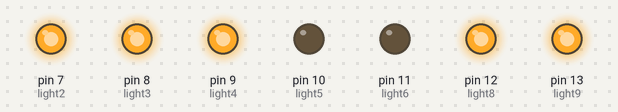
A sketch run on a simulated Arduino Uno, built with avr-gcc and run on an emulated ATmega328P. On the bench: output pins drawn as LEDs (lit = HIGH).

Above: at 0.5 s.
At 1.5 s:
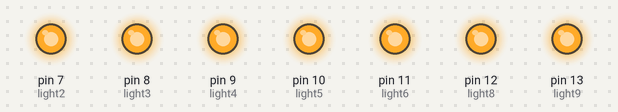
At 3.5 s:
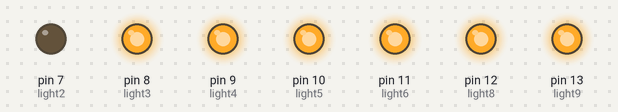
At 6.5 s:
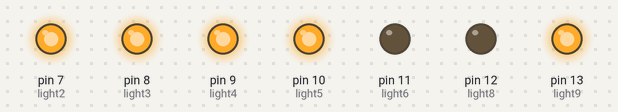
At 9.5 s:
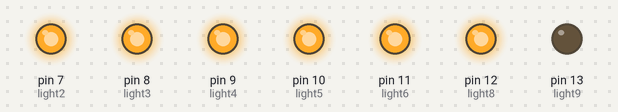
At 12.5 s:
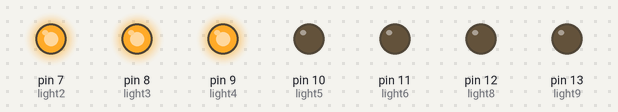
Timing chart, 0 to 13.0 s (numbered marks = the images above):
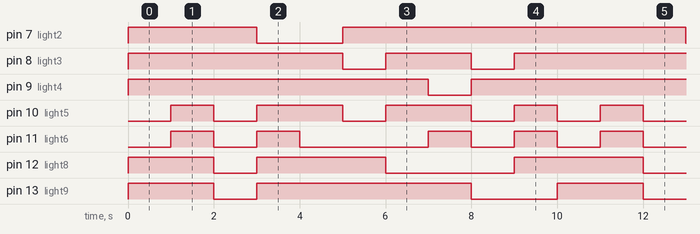

Measured:
- by itself, pin 7 (light2): repeats every 10.0 s: LOW 2.0 s, HIGH 8.0 s
- by itself, pin 8 (light3): repeats every 10.0 s: LOW 1.0 s, HIGH 2.0 s, LOW 1.0 s, HIGH 6.0 s
- by itself, pin 9 (light4): repeats every 10.0 s: LOW 1.0 s, HIGH 9.0 s
- by itself, pin 10 (light5): repeats every 10.0 s: 2 × (LOW 1.0 s, HIGH 2.0 s), 2 × (LOW 1.0 s, HIGH 1.0 s)
- by itself, pin 11 (light6): repeats every 10.0 s: LOW 1.0 s, HIGH 1.0 s, LOW 3.0 s, 2 × (HIGH 1.0 s, LOW 1.0 s), HIGH 1.0 s
- by itself, pin 12 (light8): repeats every 10.0 s: LOW 1.0 s, HIGH 3.0 s, LOW 3.0 s, HIGH 3.0 s
- by itself, pin 13 (light9): repeats every 10.0 s: LOW 1.0 s, HIGH 5.0 s, LOW 2.0 s, HIGH 2.0 s

The sketch:

numbersdisplay.ino
```cpp
int light6= 11;
int light5=10;
int light4=9;
int light3=8;
int light2=7;
int light9=13;
int light8=12;


void setup() {
  // put your setup code here, to run once:
   pinMode(light6, OUTPUT);
   pinMode(light5, OUTPUT);
   pinMode(light4, OUTPUT);
   pinMode(light3, OUTPUT);
   pinMode(light2, OUTPUT);
   pinMode(light9, OUTPUT);
   pinMode(light8, OUTPUT);

}

void loop() {
  // put your main code here, to run repeatedly:
    numbers(0,0,light4,light3,light2,light9,light8);//9
    numbers(light6,light5,light4,light3,light2,light9,light8);//8
    numbers(0,0,light4,light3,light2,0,0);//7
    numbers(light6,light5,light4,light3,0,light9,light8);//6
    numbers(0,light5,light4,light3,0,light9,light8);//5
    numbers(0,0,light4,0,light2,light9,light8);//4
    numbers(0,light5,light4,light3,light2,light9,0);//3
    numbers(light6,light5,0,light3,light2,light9,0);//2
    numbers(0,0,light4,0,light2,0,0);//1
    numbers(light6,light5,light4,light3,light2,0,light8);//0
 /* //9
     digitalWrite(light9,HIGH);
     digitalWrite(light8,HIGH);
     digitalWrite(light4,HIGH);
     digitalWrite(light3,HIGH);
     digitalWrite(light2,HIGH);
     delay(1000);
     digitalWrite(light9,LOW);
     digitalWrite(light8,LOW);
     digitalWrite(light4,LOW);
     digitalWrite(light3,LOW);
     digitalWrite(light2,LOW);

  //8
     digitalWrite(light9,HIGH);
     digitalWrite(light8,HIGH);
     digitalWrite(light4,HIGH);
     digitalWrite(light3,HIGH);
     digitalWrite(light2,HIGH);
     digitalWrite(light5,HIGH);
     digitalWrite(light6,HIGH);
     delay(1000);
     digitalWrite(light9,LOW);
     digitalWrite(light8,LOW);
     digitalWrite(light4,LOW);
     digitalWrite(light3,LOW);
     digitalWrite(light2,LOW);
     digitalWrite(light5,LOW);
     digitalWrite(light6,LOW);

       //7

     digitalWrite(light4,HIGH);
     digitalWrite(light3,HIGH);
     digitalWrite(light2,HIGH);

     delay(1000);

     digitalWrite(light4,LOW);
     digitalWrite(light3,LOW);
     digitalWrite(light2,LOW);

       //6
     digitalWrite(light9,HIGH);
     digitalWrite(light8,HIGH);
     digitalWrite(light4,HIGH);
     digitalWrite(light5,HIGH);
     digitalWrite(light6,HIGH);
     delay(1000);
     digitalWrite(light9,LOW);
     digitalWrite(light8,LOW);
     digitalWrite(light4,LOW);
     digitalWrite(light5,LOW);
     digitalWrite(light6,LOW);

       //5
     digitalWrite(light9,HIGH);
     digitalWrite(light8,HIGH);
     digitalWrite(light4,HIGH);
     digitalWrite(light3,HIGH);
     digitalWrite(light5,HIGH);
     delay(1000);
     digitalWrite(light9,LOW);
     digitalWrite(light8,LOW);
     digitalWrite(light4,LOW);
     digitalWrite(light3,LOW);
     digitalWrite(light5,LOW);

       //4
     digitalWrite(light9,HIGH);
     digitalWrite(light8,HIGH);
     digitalWrite(light4,HIGH);
     digitalWrite(light2,HIGH);
     delay(1000);
     digitalWrite(light9,LOW);
     digitalWrite(light8,LOW);
     digitalWrite(light4,LOW);
     digitalWrite(light2,LOW);

       //3
     digitalWrite(light9,HIGH);
     digitalWrite(light4,HIGH);
     digitalWrite(light3,HIGH);
     digitalWrite(light2,HIGH);
     digitalWrite(light5,HIGH);
     delay(1000);
     digitalWrite(light9,LOW);
     digitalWrite(light4,LOW);
     digitalWrite(light3,LOW);
     digitalWrite(light2,LOW);
     digitalWrite(light5,LOW);

       //2
     digitalWrite(light9,HIGH);
     digitalWrite(light3,HIGH);
     digitalWrite(light2,HIGH);
     digitalWrite(light5,HIGH);
     digitalWrite(light6,HIGH);
     delay(1000);
     digitalWrite(light9,LOW);
     digitalWrite(light3,LOW);
     digitalWrite(light2,LOW);
     digitalWrite(light5,LOW);
     digitalWrite(light6,LOW);

       //1
     digitalWrite(light4,HIGH);
     digitalWrite(light2,HIGH);
     delay(1000);
     digitalWrite(light4,LOW);
     digitalWrite(light2,LOW);

       //0
     digitalWrite(light8,HIGH);
     digitalWrite(light4,HIGH);
     digitalWrite(light3,HIGH);
     digitalWrite(light2,HIGH);
     digitalWrite(light5,HIGH);
     digitalWrite(light6,HIGH);
     delay(1000);
     digitalWrite(light8,LOW);
     digitalWrite(light4,LOW);
     digitalWrite(light3,LOW);
     digitalWrite(light2,LOW);
     digitalWrite(light5,LOW);
     digitalWrite(light6,LOW);*/


}

void numbers(int light6, int light5, int light4, int light3, int light2, int light9, int light8)
{


     if( light9 != 0)
     {
     digitalWrite(light9,HIGH);

     }
     if( light8 != 0)
     {
     digitalWrite(light8,HIGH);

     }
     if( light4 != 0)
     {
     digitalWrite(light4,HIGH);

     }
     if( light3 != 0)
     {
     digitalWrite(light3,HIGH);

     }
     if( light2 != 0)
     {
     digitalWrite(light2,HIGH);

     }
     if( light6 != 0)
     {
     digitalWrite(light6,HIGH);

     }
     if( light5 != 0)
     {
     digitalWrite(light5,HIGH);

     }

     delay(1000);

     digitalWrite(light9,LOW);
     digitalWrite(light8,LOW);
     digitalWrite(light4,LOW);
     digitalWrite(light3,LOW);
     digitalWrite(light2,LOW);
     digitalWrite(light5,LOW);
     digitalWrite(light6,LOW);
}
```
